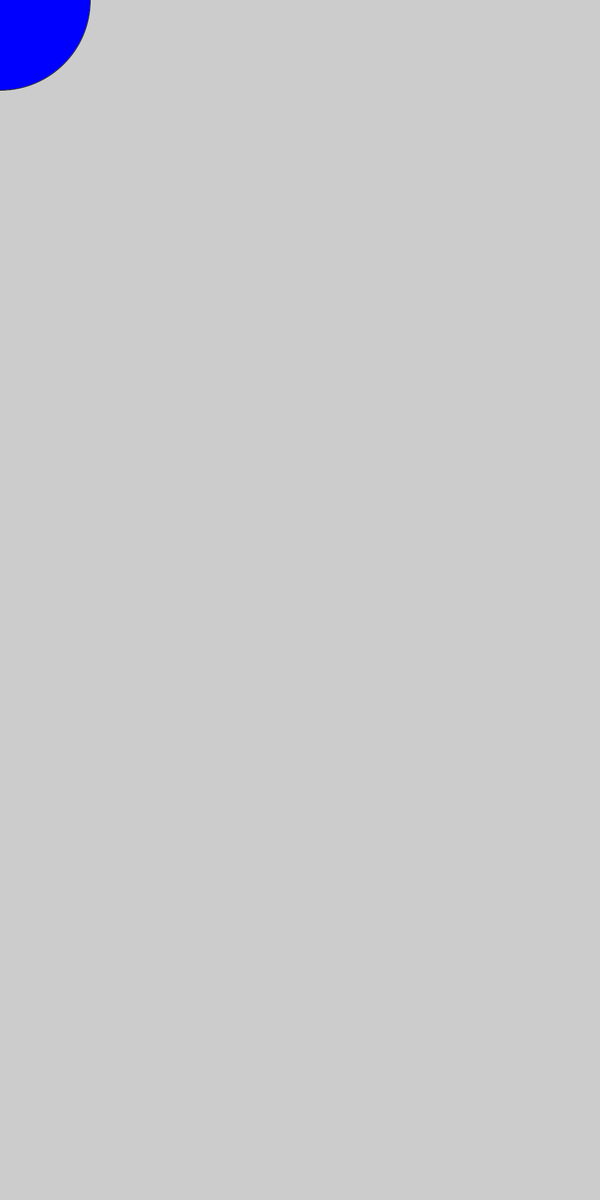
Frame 1 (no input)
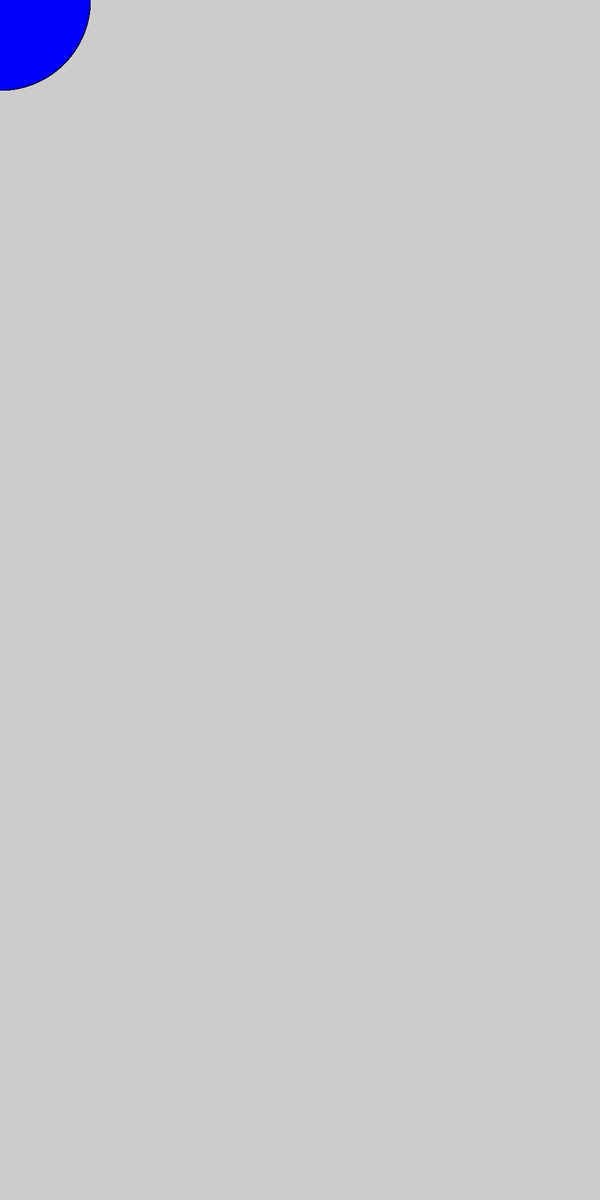
Frame 60 (the mouse pressed at the canvas centre just before this capture)
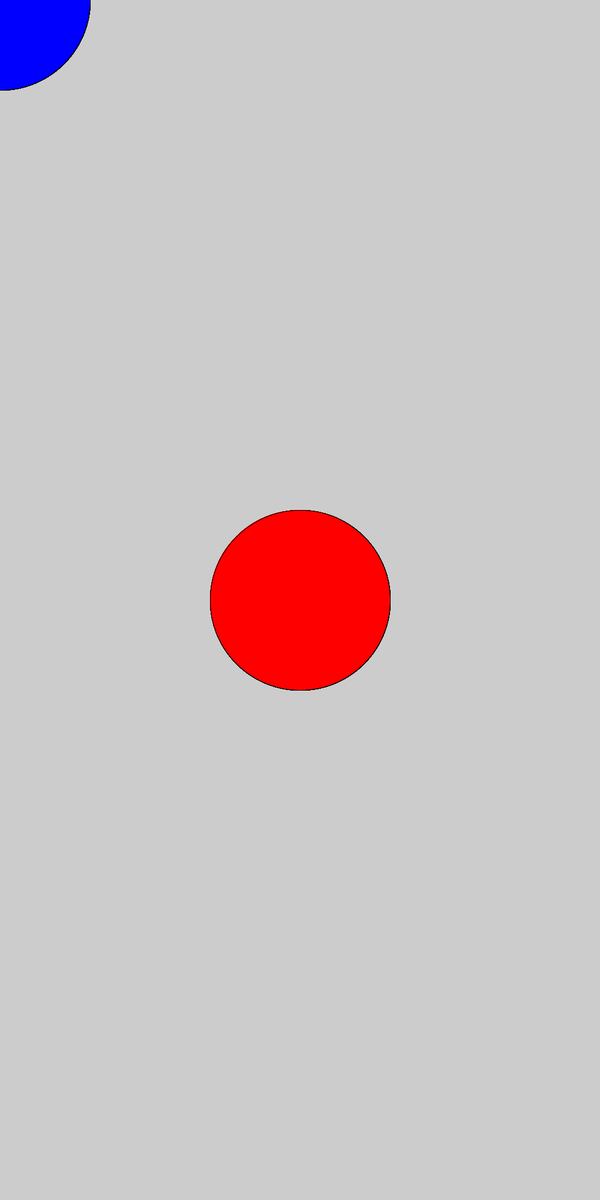
Frame 120 (the mouse held since frame 60 and released just before this capture)

The Processing sketch that drew these frames (run headless with seeded random() and noise(); from frame 60 on, the mouse is pressed at the canvas centre):

// Processing sketch: sketch_150916c
// ── sketch_150916c.pde
void setup ()
{
  size (1000, 2000);
}
void draw ()
{
  if ( mousePressed)
  {
    fill (255, 0, 0);
  } else
  {
    fill (0, 0, 255);
  }
  ellipse (mouseX, mouseY, 300, 300);
}
